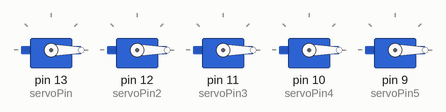
Simulated run of this sketch. Board: Arduino Uno, built with avr-gcc and run on an emulated ATmega328P. Shown: 5 × servo.

Above: at 0.1 s.
At 9.6 s:
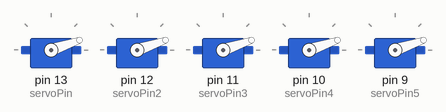
At 19.6 s:
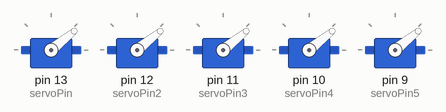
At 29.1 s:
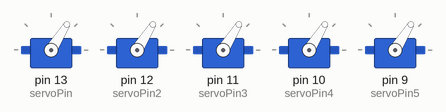
At 39.1 s:
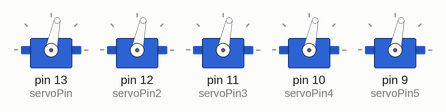
Timing chart, 0 to 40.0 s (numbered marks = the images above):
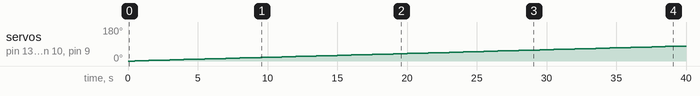

Measured:
- by itself, servo on pin 13 (servoPin), servo on pin 12 (servoPin2), servo on pin 11 (servoPin3), servo on pin 10 (servoPin4), servo on pin 9 (servoPin5): moves from 0° to 79° over 39.0 s

The sketch:

5x-servos-project.ino
```cpp
#include <Servo.h>
int servoPin=13;
//1//

int servoPin2=12;
//2//

int servoPin3=11;
//3//

int servoPin4=10;
//4//

int servoPin5=9;
//5//

int servoPos=90;

Servo servo1;
Servo servo2;
Servo servo3;
Servo servo4;
Servo servo5;

int dl=500;


void setup() {
  // put your setup code here, to run once:
Serial.begin(9600);

servo1.attach(servoPin);
//1//
servo2.attach(servoPin2);
//2//
servo3.attach(servoPin3);
//3//
servo4.attach(servoPin4);
//4//
servo5.attach(servoPin5);
//5//


}

void loop() {

 for (servoPos = 0; servoPos< 100; servoPos++)
  {

  servo1.write(servoPos);
  servo2.write(servoPos);
  servo3.write(servoPos);
  servo4.write(servoPos);
  servo5.write(servoPos);
  delay (dl);

  }

}
```
